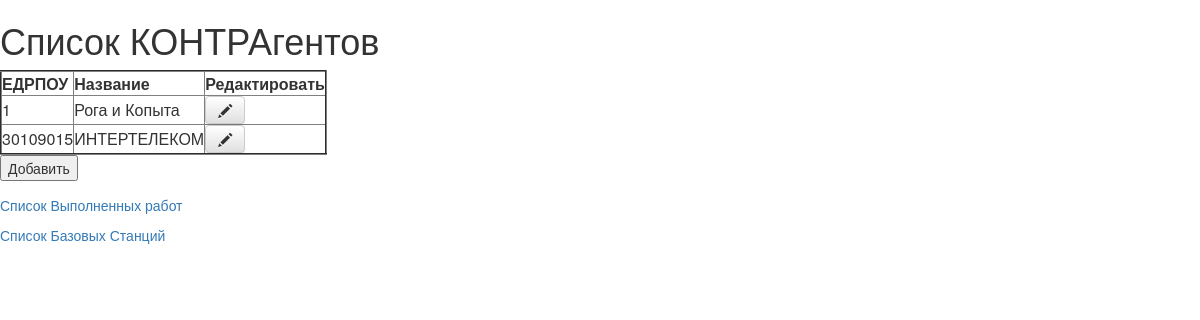
The app's page /contras/ with its own data.
### everyday/models.py (models this page shows, shortened)
@python_2_unicode_compatible
class Contra(models.Model):
    edrpou = models.IntegerField()
    name = models.CharField(max_length=80)
    address = models.CharField(max_length=100)

### everyday/views.py (the view)
# urls.py: url(r'^contras/$', views.contras, name='contras'),
def contras(request):
    contras = Contra.objects.order_by('edrpou')
    return render(request, 'everyday/contras.html', {'contras': contras})

### everyday/templates/everyday/contras.html (shortened to what this page needs)
<head>
    <link rel="stylesheet" href="//maxcdn.bootstrapcdn.com/bootstrap/3.2.0/css/bootstrap.min.css">
    <link rel="stylesheet" href="//maxcdn.bootstrapcdn.com/bootstrap/3.2.0/css/bootstrap-theme.min.css">
</head>
{% block content %}
  <h1>Список КОНТРАгентов</h1>
  <table border=2>
    <thead>
     <tr>
      <th data-type="number">ЕДРПОУ</th>
      <th data-type="string">Название</th>
      <th>Редактировать</th>
     </tr>
    </thead>
       {% for contra in contras %}
         <tr>
            <td>{{ contra.edrpou }}</td>
            <td>{{ contra.name }}</td>
            <td><a class="btn btn-default" href="{% url 'contra_edit' nn=contra.edrpou %}"><span class="glyphicon glyphicon-pencil"></span></a></td>
	       </tr>
       {% endfor %}
  </table>
  <form>
    <input type="button" value="Добавить" onClick='location.href="../contra/new/"'>
  </form>
  <p><a href="{% url 'dtes' %}">Список Выполненных работ</a></p>
  <p><a href="{% url 'btss' %}">Список Базовых Станций</a></p>
{% endblock %}

### everyday/templates/everyday/contras.html (style rules this page uses)
th { cursor: pointer; }

### records on screen
Contra: edrpou "1", name "Рога и Копыта"
Contra: edrpou "30109015", name "ИНТЕРТЕЛЕКОМ"
